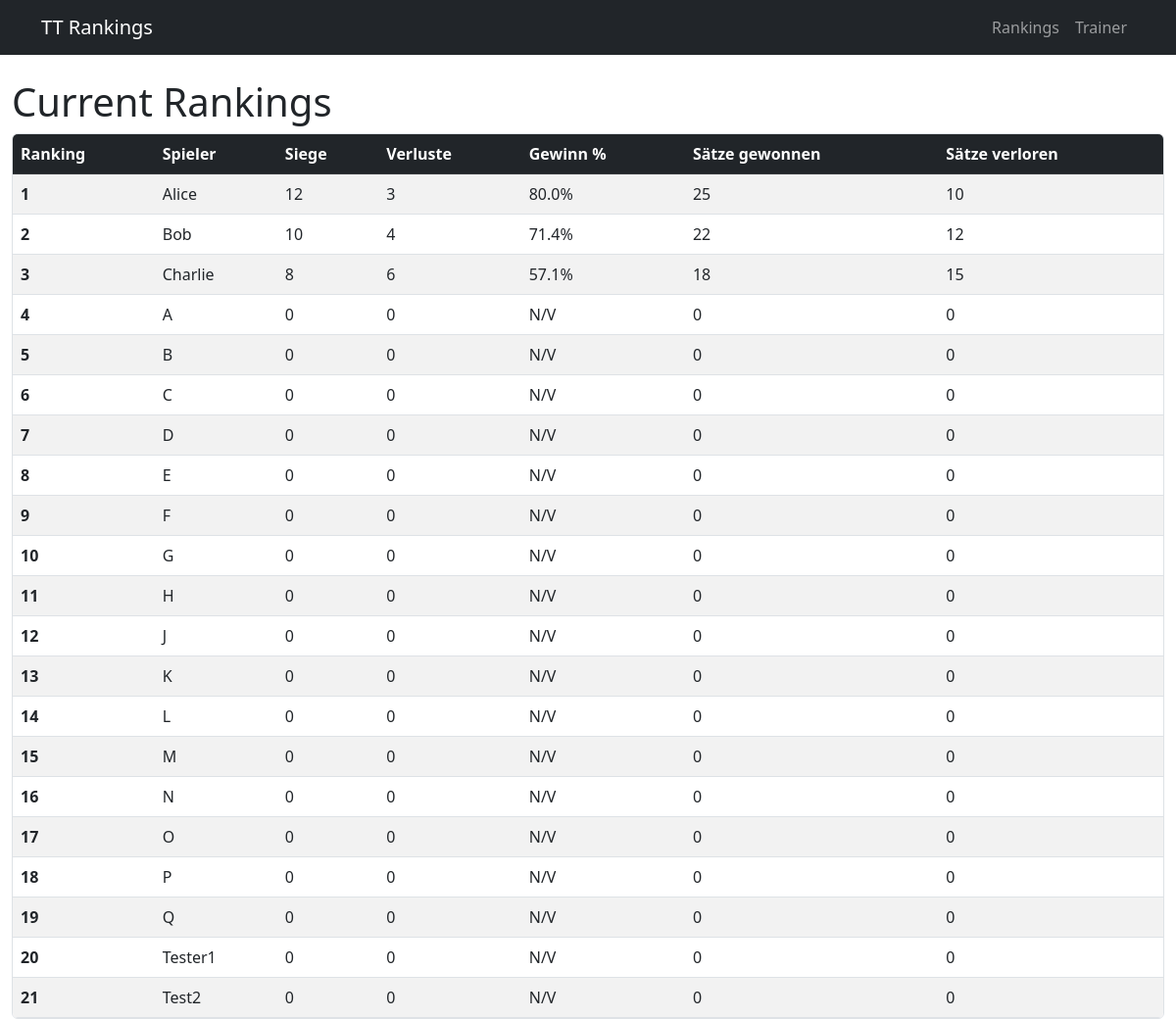
The page / on the database its author committed.
### app.py (models this page shows)
class Players(db.Model):
    id = db.Column(db.Integer, primary_key=True)
    ranking = db.Column(db.Integer, nullable=False)
    name = db.Column(db.String(100), nullable=False)
    wins = db.Column(db.Integer, nullable=False)
    losses = db.Column(db.Integer, nullable=False)
    setsWon = db.Column(db.Integer, nullable=False)
    setsLost = db.Column(db.Integer, nullable=False)

### app.py (the view)
@app.route('/')
def home():
    players = Players.query.order_by(Players.ranking).all()  # Use capital P for the class
    return render_template('index.html', players=players)

### templates/index.html
{% extends "base.html" %}
{% block content %}
<h1>Current Rankings</h1>
<div class="table-responsive">
    <table class="table table-striped table-hover">
        <thead class="table-dark">
            <tr>
                <th>Ranking</th>
                <th>Spieler</th>
                <th>Siege</th>
                <th>Verluste</th>
                <th>Gewinn %</th>
                <th>Sätze gewonnen</th>
                <th>Sätze verloren</th>
            </tr>
        </thead>
        <tbody>
            {% for player in players %}
            <tr>
                <td><strong>{{ player.ranking }}</strong></td>
                <td>{{ player.name }}</td>
                <td>{{ player.wins }}</td>
                <td>{{ player.losses }}</td>
                <td>{% if player.wins %}
                        {{ "%.1f"|format((player.wins / (player.wins + player.losses) * 100)) }}%
                    {% else %}
                        N/V
                    {% endif %}
                </td>
                <td>{{ player.setsWon }}</td>
                <td>{{ player.setsLost }}</td>
            </tr>
            {% endfor %}
        </tbody>
    </table>
</div>
{% endblock %}

### templates/base.html (shortened to what this page needs)
<!DOCTYPE html>
<html lang="en">
<head>
    <link href="https://cdn.jsdelivr.net/npm/bootstrap@5.3.0/dist/css/bootstrap.min.css" rel="stylesheet">
    <link rel="stylesheet" href="{{ url_for('static', filename='css/main.css') }}">
</head>
<body>
    <nav class="navbar navbar-expand-lg navbar-dark bg-dark">
        <div class="container">
            <a class="navbar-brand" href="{{ url_for('home') }}">TT Rankings</a>
            <div class="navbar-nav">
                <a class="nav-link" href="{{ url_for('home') }}">Rankings</a>
                <a class="nav-link" href="{{ url_for('trainer') }}">Trainer</a>
            </div>
        </div>
    </nav>
    <div class="container-fluid mt-4">
        {% block content %}{% endblock %}
    </div>
</body>
</html>

### static/CSS/Main.css (style rules this page uses)
.table-responsive { flex: 1 1 0%; min-height: 0; overflow-y: auto; overflow-x: auto; border: 1px solid #dee2e6; border-radius: 0.375rem; }
.table-responsive table { margin-bottom: 0; }
.table-responsive thead th { position: sticky; top: 0; background-color: var(--bs-dark); z-index: 10; }

### rows shown on the page
Players: ranking "1", name "Alice", wins "12", losses "3", (player.wins/(player.wins+player.losses)*100) "80.0", setsWon "25", setsLost "10"
Players: ranking "2", name "Bob", wins "10", losses "4", (player.wins/(player.wins+player.losses)*100) "71.4", setsWon "22", setsLost "12"
Players: ranking "3", name "Charlie", wins "8", losses "6", (player.wins/(player.wins+player.losses)*100) "57.1", setsWon "18", setsLost "15"
Players: ranking "4", name "A", wins "0", losses "0", shows "N/V", setsWon "0", setsLost "0"
Players: ranking "5", name "B", wins "0", losses "0", shows "N/V", setsWon "0", setsLost "0"
Players: ranking "6", name "C", wins "0", losses "0", shows "N/V", setsWon "0", setsLost "0"
Players: ranking "7", name "D", wins "0", losses "0", shows "N/V", setsWon "0", setsLost "0"
Players: ranking "8", name "E", wins "0", losses "0", shows "N/V", setsWon "0", setsLost "0"
Players: ranking "9", name "F", wins "0", losses "0", shows "N/V", setsWon "0", setsLost "0"
Players: ranking "10", name "G", wins "0", losses "0", shows "N/V", setsWon "0", setsLost "0"
Players: ranking "11", name "H", wins "0", losses "0", shows "N/V", setsWon "0", setsLost "0"
Players: ranking "12", name "J", wins "0", losses "0", shows "N/V", setsWon "0", setsLost "0"
Players: ranking "13", name "K", wins "0", losses "0", shows "N/V", setsWon "0", setsLost "0"
Players: ranking "14", name "L", wins "0", losses "0", shows "N/V", setsWon "0", setsLost "0"
Players: ranking "15", name "M", wins "0", losses "0", shows "N/V", setsWon "0", setsLost "0"
Players: ranking "16", name "N", wins "0", losses "0", shows "N/V", setsWon "0", setsLost "0"
Players: ranking "17", name "O", wins "0", losses "0", shows "N/V", setsWon "0", setsLost "0"
Players: ranking "18", name "P", wins "0", losses "0", shows "N/V", setsWon "0", setsLost "0"
Players: ranking "19", name "Q", wins "0", losses "0", shows "N/V", setsWon "0", setsLost "0"
Players: ranking "20", name "Tester1", wins "0", losses "0", shows "N/V", setsWon "0", setsLost "0"
Players: ranking "21", name "Test2", wins "0", losses "0", shows "N/V", setsWon "0", setsLost "0"
